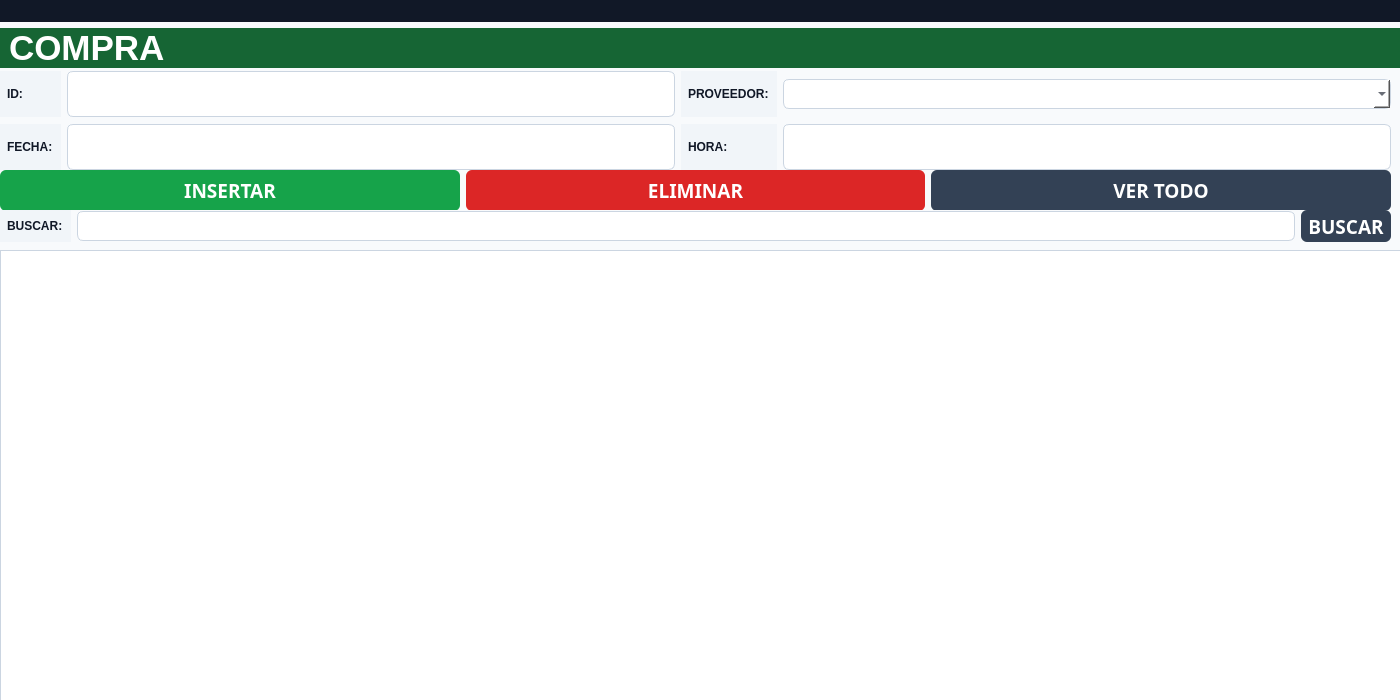
<?xml version="1.0" encoding="UTF-8"?>
<ui version="4.0">
 <class>frm_compra</class>
 <widget class="QFrame" name="frm_compra">
  <property name="geometry">
   <rect>
    <x>0</x>
    <y>0</y>
    <width>1400</width>
    <height>700</height>
   </rect>
  </property>
  <property name="windowTitle">
   <string>Compra</string>
  </property>
  <property name="styleSheet">
   <string notr="true">background-color: #F8FAFC;</string>
  </property>
  <widget class="QWidget" name="gridLayoutWidget_2">
   <property name="geometry">
    <rect>
     <x>0</x>
     <y>-3</y>
     <width>1401</width>
     <height>71</height>
    </rect>
   </property>
   <layout class="QGridLayout" name="gridLayout_2">
    <item row="2" column="0">
     <widget class="QLabel" name="label">
      <property name="font">
       <font>
        <family>MS Shell Dlg 2</family>
        <pointsize>26</pointsize>
        <weight>75</weight>
        <bold>true</bold>
       </font>
      </property>
      <property name="layoutDirection">
       <enum>Qt::RightToLeft</enum>
      </property>
      <property name="styleSheet">
       <string notr="true">background-color: #166534;
color: #FFFFFF;
font-weight: bold;
padding-left: 10px;</string>
      </property>
      <property name="text">
       <string>COMPRA</string>
      </property>
     </widget>
    </item>
    <item row="1" column="0">
     <widget class="QLabel" name="label_7">
      <property name="styleSheet">
       <string notr="true">background-color: #111827;
color: #F8FAFC;
font-weight: bold;
padding-left: 6px;</string>
      </property>
      <property name="text">
       <string></string>
      </property>
     </widget>
    </item>
   </layout>
  </widget>
  <widget class="QWidget" name="gridLayoutWidget">
   <property name="geometry">
    <rect>
     <x>0</x>
     <y>70</y>
     <width>1391</width>
     <height>101</height>
    </rect>
   </property>
   <layout class="QGridLayout" name="gridLayout">
    <item row="0" column="0">
     <widget class="QLabel" name="label_2">
      <property name="font">
       <font>
        <weight>75</weight>
        <bold>true</bold>
       </font>
      </property>
      <property name="styleSheet">
       <string notr="true">background-color: #F1F5F9;
color: #111827;
font-weight: bold;
padding: 4px;</string>
      </property>
      <property name="text">
       <string>ID:</string>
      </property>
     </widget>
    </item>
    <item row="0" column="1">
     <widget class="QLineEdit" name="txt_id_comp">
      <property name="font">
       <font>
        <family>Perpetua</family>
        <pointsize>16</pointsize>
        <weight>50</weight>
        <bold>false</bold>
       </font>
      </property>
      <property name="styleSheet">
       <string notr="true">background-color: #FFFFFF;
color: #111827;
border: 1px solid #CBD5E1;
border-radius: 6px;
padding: 6px;</string>
      </property>
     </widget>
    </item>
    <item row="0" column="2">
     <widget class="QLabel" name="label_3">
      <property name="font">
       <font>
        <weight>75</weight>
        <bold>true</bold>
       </font>
      </property>
      <property name="styleSheet">
       <string notr="true">background-color: #F1F5F9;
color: #111827;
font-weight: bold;
padding: 4px;</string>
      </property>
      <property name="text">
       <string>PROVEEDOR:</string>
      </property>
     </widget>
    </item>
    <item row="1" column="0">
     <widget class="QLabel" name="label_5">
      <property name="font">
       <font>
        <weight>75</weight>
        <bold>true</bold>
       </font>
      </property>
      <property name="styleSheet">
       <string notr="true">background-color: #F1F5F9;
color: #111827;
font-weight: bold;
padding: 4px;</string>
      </property>
      <property name="text">
       <string>FECHA:</string>
      </property>
     </widget>
    </item>
    <item row="1" column="1">
     <widget class="QLineEdit" name="txt_fecha_comp">
      <property name="font">
       <font>
        <family>Perpetua</family>
        <pointsize>16</pointsize>
       </font>
      </property>
      <property name="styleSheet">
       <string notr="true">background-color: #FFFFFF;
color: #111827;
border: 1px solid #CBD5E1;
border-radius: 6px;
padding: 6px;</string>
      </property>
     </widget>
    </item>
    <item row="1" column="2">
     <widget class="QLabel" name="label_6">
      <property name="font">
       <font>
        <weight>75</weight>
        <bold>true</bold>
       </font>
      </property>
      <property name="styleSheet">
       <string notr="true">background-color: #F1F5F9;
color: #111827;
font-weight: bold;
padding: 4px;</string>
      </property>
      <property name="text">
       <string>HORA:</string>
      </property>
     </widget>
    </item>
    <item row="1" column="3">
     <widget class="QLineEdit" name="txt_hora_comp">
      <property name="font">
       <font>
        <family>Perpetua</family>
        <pointsize>16</pointsize>
       </font>
      </property>
      <property name="styleSheet">
       <string notr="true">background-color: #FFFFFF;
color: #111827;
border: 1px solid #CBD5E1;
border-radius: 6px;
padding: 6px;</string>
      </property>
     </widget>
    </item>
    <item row="0" column="3">
     <widget class="QComboBox" name="cmb_proveedor_comp">
      <property name="styleSheet">
       <string notr="true">background-color: #FFFFFF;
color: #111827;
border: 1px solid #CBD5E1;
border-radius: 6px;
padding: 6px;</string>
      </property>
     </widget>
    </item>
   </layout>
  </widget>
  <widget class="QWidget" name="gridLayoutWidget_4">
   <property name="geometry">
    <rect>
     <x>0</x>
     <y>170</y>
     <width>1391</width>
     <height>41</height>
    </rect>
   </property>
   <layout class="QGridLayout" name="gridLayout_4">
    <item row="0" column="0">
     <widget class="QPushButton" name="btn_insertar_comp">
      <property name="font">
       <font>
        <family>Nirmala Text</family>
        <pointsize>14</pointsize>
        <weight>75</weight>
        <bold>true</bold>
       </font>
      </property>
      <property name="styleSheet">
       <string notr="true">background-color: #16A34A;
color: #FFFFFF;
border: none;
border-radius: 6px;
padding: 7px;
font-weight: bold;</string>
      </property>
      <property name="text">
       <string>INSERTAR</string>
      </property>
     </widget>
    </item>
    <item row="0" column="1">
     <widget class="QPushButton" name="btn_eliminar_comp">
      <property name="font">
       <font>
        <family>Nirmala Text</family>
        <pointsize>14</pointsize>
        <weight>75</weight>
        <bold>true</bold>
       </font>
      </property>
      <property name="styleSheet">
       <string notr="true">background-color: #DC2626;
color: #FFFFFF;
border: none;
border-radius: 6px;
padding: 7px;
font-weight: bold;</string>
      </property>
      <property name="text">
       <string>ELIMINAR</string>
      </property>
     </widget>
    </item>
    <item row="0" column="2">
     <widget class="QPushButton" name="btn_vertodo_comp">
      <property name="font">
       <font>
        <family>Nirmala Text</family>
        <pointsize>14</pointsize>
        <weight>75</weight>
        <bold>true</bold>
       </font>
      </property>
      <property name="styleSheet">
       <string notr="true">background-color: #334155;
color: #FFFFFF;
border: none;
border-radius: 6px;
padding: 7px;
font-weight: bold;</string>
      </property>
      <property name="text">
       <string>VER TODO</string>
      </property>
     </widget>
    </item>
   </layout>
  </widget>
  <widget class="QWidget" name="gridLayoutWidget_5">
   <property name="geometry">
    <rect>
     <x>0</x>
     <y>210</y>
     <width>1391</width>
     <height>32</height>
    </rect>
   </property>
   <layout class="QGridLayout" name="gridLayout_5">
    <item row="0" column="0">
     <widget class="QLabel" name="label_4">
      <property name="font">
       <font>
        <weight>75</weight>
        <bold>true</bold>
       </font>
      </property>
      <property name="styleSheet">
       <string notr="true">background-color: #F1F5F9;
color: #111827;
font-weight: bold;
padding: 4px;</string>
      </property>
      <property name="text">
       <string>BUSCAR:</string>
      </property>
     </widget>
    </item>
    <item row="0" column="1">
     <widget class="QLineEdit" name="txt_buscar_comp">
      <property name="styleSheet">
       <string notr="true">background-color: #FFFFFF;
color: #111827;
border: 1px solid #CBD5E1;
border-radius: 6px;
padding: 6px;</string>
      </property>
     </widget>
    </item>
    <item row="0" column="2">
     <widget class="QPushButton" name="btn_buscar_comp">
      <property name="font">
       <font>
        <family>Nirmala Text</family>
        <pointsize>14</pointsize>
        <weight>75</weight>
        <bold>true</bold>
       </font>
      </property>
      <property name="styleSheet">
       <string notr="true">background-color: #334155;
color: #FFFFFF;
border: none;
border-radius: 6px;
padding: 7px;
font-weight: bold;</string>
      </property>
      <property name="text">
       <string>BUSCAR</string>
      </property>
     </widget>
    </item>
   </layout>
  </widget>
  <widget class="QWidget" name="gridLayoutWidget_3">
   <property name="geometry">
    <rect>
     <x>0</x>
     <y>250</y>
     <width>1401</width>
     <height>451</height>
    </rect>
   </property>
   <layout class="QGridLayout" name="gridLayout_3">
    <item row="0" column="0">
     <widget class="QTableWidget" name="tbl_comp">
      <property name="minimumSize">
       <size>
        <width>0</width>
        <height>220</height>
       </size>
      </property>
      <property name="styleSheet">
       <string notr="true">QTableWidget {
    background-color: #FFFFFF;
    color: #111827;
    gridline-color: #CBD5E1;
    border: 1px solid #CBD5E1;
    selection-background-color: #DCFCE7;
    selection-color: #111827;
}
QHeaderView::section {
    background-color: #E2E8F0;
    color: #111827;
    font-weight: bold;
    padding: 5px;
    border: 1px solid #CBD5E1;
}</string>
      </property>
      <property name="alternatingRowColors">
       <bool>true</bool>
      </property>
      <property name="selectionMode">
       <enum>QAbstractItemView::SingleSelection</enum>
      </property>
      <property name="selectionBehavior">
       <enum>QAbstractItemView::SelectRows</enum>
      </property>
     </widget>
    </item>
   </layout>
  </widget>
 </widget>
 <resources/>
 <connections/>
</ui>
